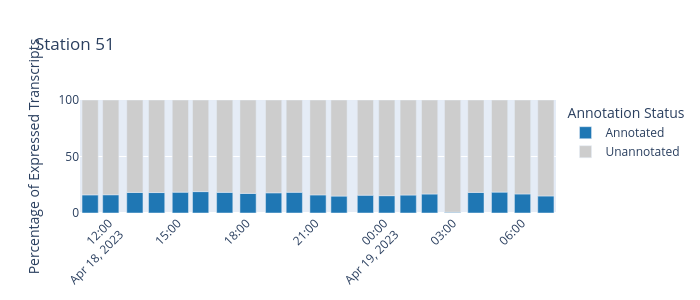

The notebook cell this image was saved under:
### Code cell
# Set a minimum TPM threshold to define "expressed" transcripts
min_tpm_threshold = 0.01

# Step 1: Get all transcript IDs that were annotated in Station 51
annotated_transcripts_51 = set(eukprot_annotation_51['query_id'].unique())

# Step 2: For each sample, compute:
# - Number of expressed transcripts (TPM > threshold)
# - Number of those that are annotated

annotation_stats_51 = []

for sample_id in tpm_51['sample'].unique():
    sample_df = tpm_51[(tpm_51['sample'] == sample_id) & (tpm_51['TPM'] >= min_tpm_threshold)]
    total_expressed = sample_df['transcript_id'].nunique()
    annotated_expressed = sample_df[sample_df['transcript_id'].isin(annotated_transcripts_51)]['transcript_id'].nunique()
    unannotated_expressed = total_expressed - annotated_expressed
    
    annotation_stats_51.append({
        'sample': sample_id,
        'annotated': annotated_expressed,
        'unannotated': unannotated_expressed,
        'total': total_expressed,
        'percent_annotated': (annotated_expressed / total_expressed) * 100 if total_expressed > 0 else 0,
        'percent_unannotated': (unannotated_expressed / total_expressed) * 100 if total_expressed > 0 else 0
    })

# Convert to DataFrame
annotation_df_51 = pd.DataFrame(annotation_stats_51)

# Merge with sample metadata to get Date
annotation_df_51 = annotation_df_51.merge(meta[['Station', 'Date']], left_on='sample', right_on='Station', how='left')
annotation_df_51.drop(columns='Station', inplace=True)
annotation_df_51 = annotation_df_51.sort_values('Date')

# Melt for plotting
plot_df_51 = annotation_df_51.melt(id_vars=['sample', 'Date'], 
                                   value_vars=['percent_annotated', 'percent_unannotated'],
                                   var_name='annotation_status', 
                                   value_name='percentage')

# Make annotation status prettier
plot_df_51['annotation_status'] = plot_df_51['annotation_status'].replace({
    'percent_annotated': 'Annotated',
    'percent_unannotated': 'Unannotated'
})

# --- Plot ---
fig = px.bar(plot_df_51,
              x='Date',
              y='percentage',
              color='annotation_status',
              title=f'Station 51',
              color_discrete_map={'Annotated': '#1f77b4', 'Unannotated': '#cdcdcd'},
              labels={'percentage': 'Percentage of Expressed Transcripts', 'annotation_status': 'Annotation Status'}
             )

fig.update_layout(
    width=700,
    height=300,
    xaxis_title=None,
    yaxis_title='Percentage of Expressed Transcripts',
    xaxis_tickangle=-45,
    legend_title='Annotation Status',
    yaxis_range=[0, 100]
)

# Save the figure
filename_base_status_51 = f"../figures/metatranscriptomics/51_annotation_status"
fig.write_image(filename_base_status_51 + ".png", scale=1)
fig.write_image(filename_base_status_51 + ".svg", scale=1)

fig.show()

### Figure 1 — Plotly figure (JSON) as saved in the notebook; plotly's stock layout.template omitted (floating-point values rounded to 4 significant figures)
{"data": [{"hovertemplate": "Annotation Status=Annotated<br>Date=%{x}<br>Percentage of Expressed Transcripts=%{y}<extra></extra>", "legendgroup": "Annotated", "marker": {"color": "#1f77b4", "pattern": {"shape": ""}}, "name": "Annotated", "orientation": "v", "showlegend": true, "textposition": "auto", "type": "bar", "x": ["2023-04-18T11:11:00.000000000", "2023-04-18T12:05:00.000000000", "2023-04-18T13:08:00.000000000", "2023-04-18T14:05:00.000000000", "2023-04-18T15:07:00.000000000", "2023-04-18T16:00:00.000000000", "2023-04-18T17:03:00.000000000", "2023-04-18T18:04:00.000000000", "2023-04-18T19:11:00.000000000", "2023-04-18T20:05:00.000000000", "2023-04-18T21:07:00.000000000", "2023-04-18T22:02:00.000000000", "2023-04-18T23:11:00.000000000", "2023-04-19T00:07:00.000000000", "2023-04-19T01:03:00.000000000", "2023-04-19T01:59:00.000000000", "2023-04-19T02:59:00.000000000", "2023-04-19T04:00:00.000000000", "2023-04-19T05:02:00.000000000", "2023-04-19T06:02:00.000000000", "2023-04-19T07:03:00.000000000"], "xaxis": "x", "y": [16.06, 16.15, 18.2, 18.1, 18.46, 18.94, 18.29, 17.37, 17.87, 18.36, 16.04, 14.98, 15.77, 15.34, 15.9, 16.81, 0.6965, 18.24, 18.49, 16.86, 15.09], "yaxis": "y"}, {"hovertemplate": "Annotation Status=Unannotated<br>Date=%{x}<br>Percentage of Expressed Transcripts=%{y}<extra></extra>", "legendgroup": "Unannotated", "marker": {"color": "#cdcdcd", "pattern": {"shape": ""}}, "name": "Unannotated", "orientation": "v", "showlegend": true, "textposition": "auto", "type": "bar", "x": ["2023-04-18T11:11:00.000000000", "2023-04-18T12:05:00.000000000", "2023-04-18T13:08:00.000000000", "2023-04-18T14:05:00.000000000", "2023-04-18T15:07:00.000000000", "2023-04-18T16:00:00.000000000", "2023-04-18T17:03:00.000000000", "2023-04-18T18:04:00.000000000", "2023-04-18T19:11:00.000000000", "2023-04-18T20:05:00.000000000", "2023-04-18T21:07:00.000000000", "2023-04-18T22:02:00.000000000", "2023-04-18T23:11:00.000000000", "2023-04-19T00:07:00.000000000", "2023-04-19T01:03:00.000000000", "2023-04-19T01:59:00.000000000", "2023-04-19T02:59:00.000000000", "2023-04-19T04:00:00.000000000", "2023-04-19T05:02:00.000000000", "2023-04-19T06:02:00.000000000", "2023-04-19T07:03:00.000000000"], "xaxis": "x", "y": [83.94, 83.85, 81.8, 81.9, 81.54, 81.06, 81.71, 82.63, 82.13, 81.64, 83.96, 85.02, 84.23, 84.66, 84.1, 83.19, 99.3, 81.76, 81.51, 83.14, 84.91], "yaxis": "y"}], "layout": {"barmode": "relative", "height": 300, "legend": {"title": {"text": "Annotation Status"}, "tracegroupgap": 0}, "title": {"text": "Station 51"}, "width": 700, "xaxis": {"anchor": "y", "domain": [0, 1], "tickangle": -45, "title": {}}, "yaxis": {"anchor": "x", "domain": [0, 1], "range": [0, 100], "title": {"text": "Percentage of Expressed Transcripts"}}}}
